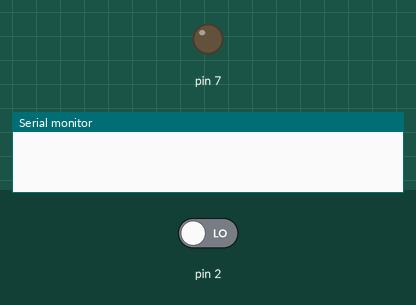
Recording of a sketch running on a simulated Arduino Uno, built with avr-gcc and run on an emulated ATmega328P. Shown: output pins drawn as LEDs (lit = HIGH), the last lines printed to the serial monitor. The inputs (shaded band) are chosen by the test bench; at power-on: pin 2 LOW.

Above: at 10.8 s.
10.9 s: pin 2 driven HIGH
At 16.2 s:
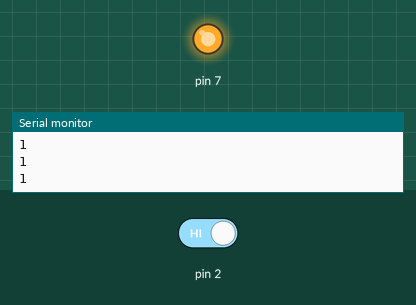
16.9 s: pin 2 driven LOW
At 22.6 s:
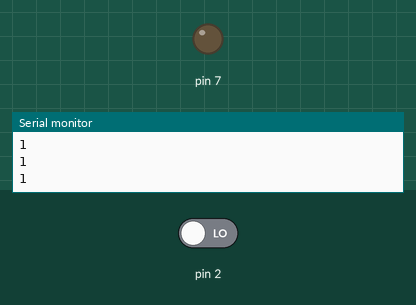
Timing chart, 0 to 24.1 s (numbered marks = the images above; inputs shaded):
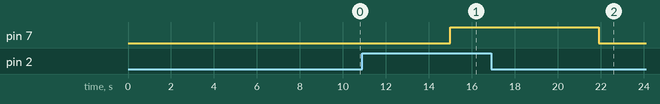

The sketch:

belt.ino
```cpp
void setup() {

pinMode(2,INPUT);

pinMode(7,OUTPUT);

Serial.begin(9600);

}


void loop() {

  if (digitalRead(2) == 1)

{

  Serial.println(digitalRead(2));

  digitalWrite(7,HIGH);

}


else{

    delay(5000);

    digitalWrite(7,LOW);

    }

}
```

Measured:
- after the input at 10.9 s, pin 7: LOW → HIGH after 4.1 s
- after the input at 16.9 s, pin 7: HIGH → LOW after 5.0 s
